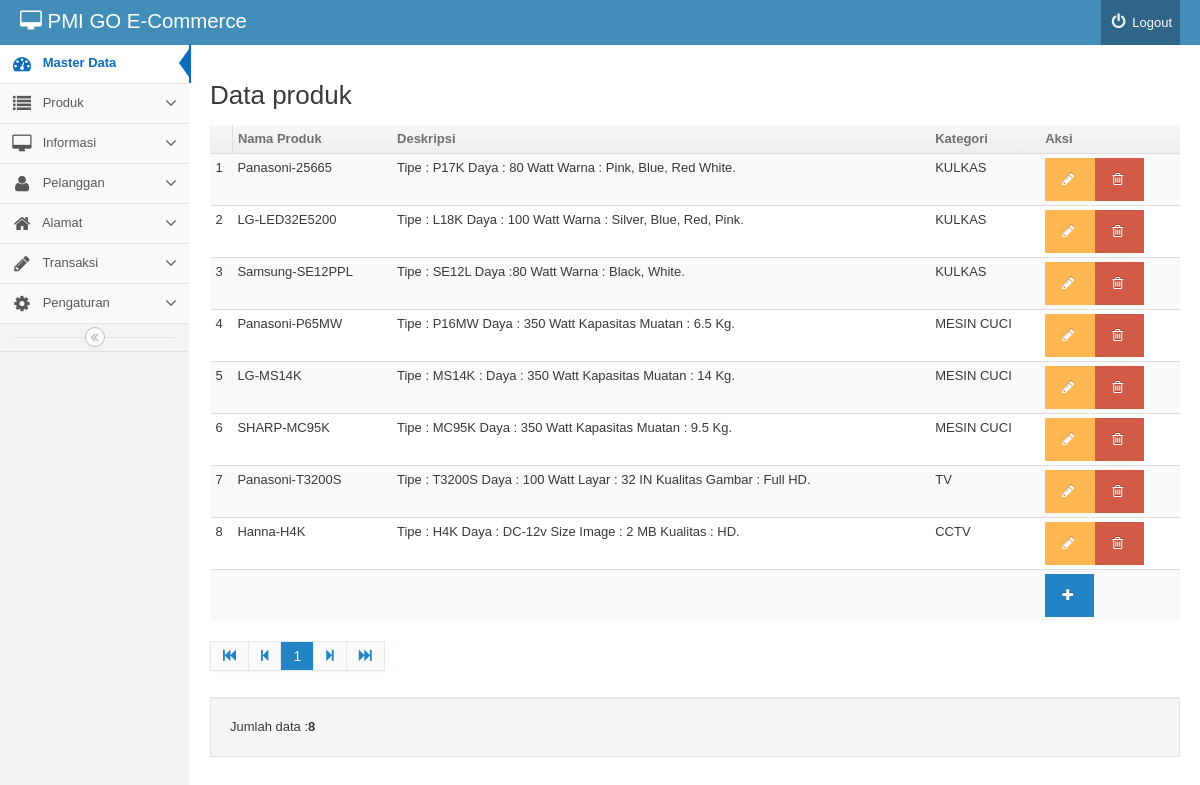
Page /backend/index.php?mod=produk&pg=produk_view (signed in) on the earlier database version.
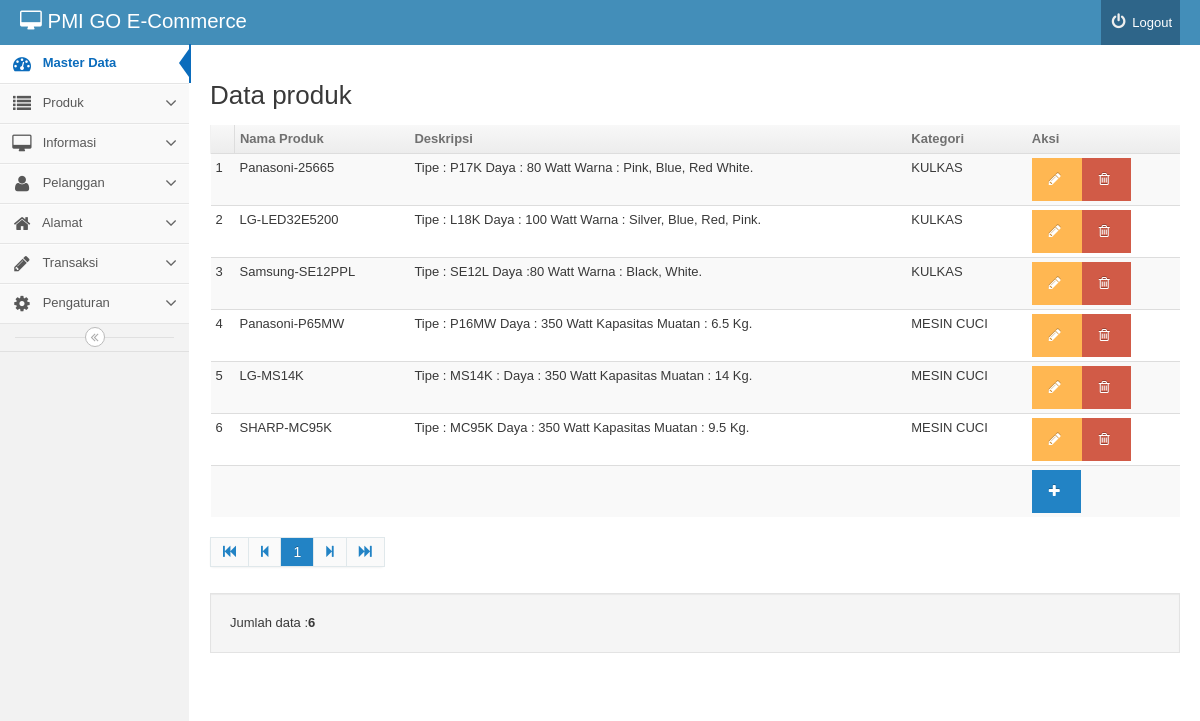
Same page on the later database version.
### tables this page shows
CREATE TABLE IF NOT EXISTS `produk` (
  `idproduk` int(10) NOT NULL AUTO_INCREMENT,
  `nama_produk` varchar(200) NOT NULL,
  `berat_produk` int(11) NOT NULL,
  `idkategori` int(255) NOT NULL,
  `deskripsi` text,
  `foto` varchar(50) DEFAULT NULL,
  PRIMARY KEY (`idproduk`)
);

CREATE TABLE IF NOT EXISTS `kategori` (
  `idkategori` int(11) NOT NULL AUTO_INCREMENT,
  `nama_kategori` varchar(40) NOT NULL,
  PRIMARY KEY (`idkategori`)
);

### backend/produk/produk_view.php (the view, shortened to what this page needs)
<div>
	<h2 id="headings"> Data produk</h2>
	<table  class="table table-striped table-condensed">
		<thead>
			<th><td><b>Nama Produk</b></td><td><b>Deskripsi</b></td><td><b>Kategori</b></td><td style='min-width: 100px'><b>Aksi</b></td></th>
		</thead>
		<tbody>
<?php
$batas='10';
$halaman=$_GET['halaman'];
$posisi=null;
if(empty($halaman)){
$posisi=0;
}else{
$posisi=($halaman-1)* $batas;
}
$query="SELECT produk.*, kategori.nama_kategori
 from produk,kategori
 where produk.idkategori=kategori.idkategori
 limit $posisi,$batas ";
$result=mysql_query($query) or die(mysql_error());
$no=1;
while($rows=mysql_fetch_object($result)){
			?>
			<tr>
				<td><?php echo $posisi+$no
				?></td>
				<td><?php echo $rows -> nama_produk; ?></td>
				<td><?php echo $rows ->deskripsi; ?></td>
			<td><?php echo $rows -> nama_kategori; ?></td>
				<td>
					<a href="index.php?mod=produk&pg=produk_form&id=<?php echo $rows -> idproduk; ?>"
				class='btn btn-warning'> <i class="icon-pencil"></i></a><a href="index.php?mod=produk&pg=produk_view&act=del&id=<?php echo $rows -> idproduk; ?>"
				onclick="return confirm('Yakin data akan dihapus?') ";
				class='btn btn-danger'> <i class="icon-trash"></i></a></td>
			</tr>
			<?php $no++;
				}
			?>
			<tr>
				<td colspan='4' ></td><td><a href="index.php?mod=produk&pg=produk_form"
				class='btn btn-primary'	><i class="icon-plus"></i></a></td>
			</tr>
		</tbody>
	</table>
	<?php
	$tampil2 = mysql_query("SELECT idproduk from produk");
	$jmldata = mysql_num_rows($tampil2);
?>
<div class='pagination'>
	<ul>
	</ul>
</div>
<div class='well'>Jumlah data :<strong><?php echo $jmldata; ?> </strong></div>
</div>

Differences in the rows shown:
removed produk: no "7", nama_produk "Panasoni-T3200S", deskripsi "Tipe : T3200S Daya : 100 Watt Layar : 32 IN Kualitas Gambar : Full HD.", idkategori.nama_kategori "TV"
removed produk: no "8", nama_produk "Hanna-H4K", deskripsi "Tipe : H4K Daya : DC-12v Size Image : 2 MB Kualitas : HD.", idkategori.nama_kategori "CCTV"
Other differences:
$jmldata: "8" → "6"
